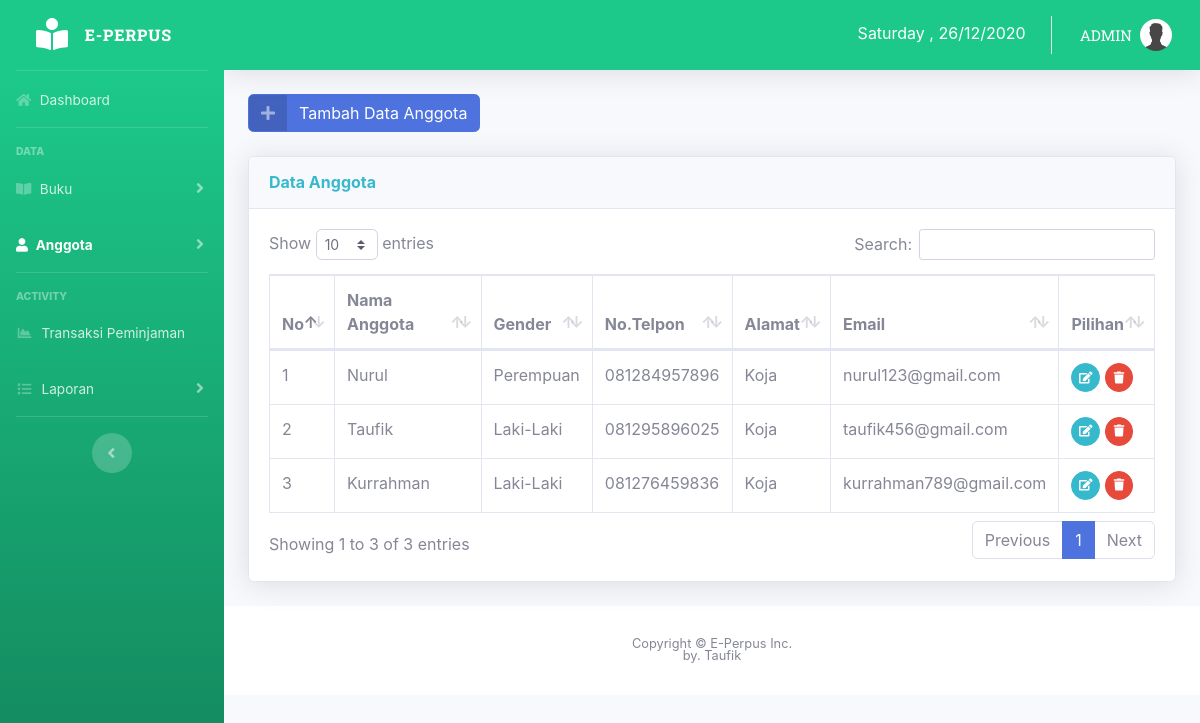
Screenshot of /perpust1/index.php/admin/anggota with the database file from the repository.
### tables this page shows
CREATE TABLE `anggota` (
  `id_anggota` int(11) NOT NULL,
  `nama_anggota` varchar(50) NOT NULL,
  `gender` enum('Laki-Laki','Perempuan') NOT NULL,
  `no_telp` varchar(20) NOT NULL,
  `alamat` varchar(50) NOT NULL,
  `email` varchar(30) NOT NULL,
  `password` varchar(20) NOT NULL
);

### perpust1/application/controllers/Admin.php (called while the page is built, shortened)
<?php
class Admin extends CI_Controller
{
  function anggota()
  {
    $data['title'] = 'Daftar Anggota';
    $data['user'] = $this->db->get_where('user', ['email' => $this->session->userdata('email')])->row_array();
    $data['anggota'] = $this->M_perpus->get_data('anggota')->result();
    $this->load->view('admin/header', $data);
    $this->load->view('admin/anggota', $data);
    $this->load->view('admin/footer');
  }
}

### perpust1/index.php (called while the page is built, shortened)
<?php
require_once BASEPATH.'core/CodeIgniter.php';

### perpust1/application/models/M_perpus.php (called while the page is built, shortened)
<?php
class M_perpus extends CI_model
{
	function get_data($table)
	{
		return $this->db->get($table);
	}
}
?>

### perpust1/application/views/admin/anggota.php (the view, shortened to what this page needs)
<div class="container-fluid">
                 <a href="<?php echo base_url().'admin/tambah_anggota'; ?>"  class="btn btn-primary btn-icon-split"> <span class="icon text-white-50">
                     <i class="fas fa-plus"></i>
                   </span>
                   <span class="text" >Tambah Data Anggota</span></a>
           <br>
           <br>
         <div class="card shadow mb-4">
           <div class="card-header py-3">
             <h6 class="m-0 font-weight-bold text-info">Data Anggota</h6>
           </div>
           <div class="card-body">
             <div class="table-responsive">
               <table class="table table-bordered" id="dataTable" width="100%" cellspacing="0">
                 <thead>
                   <tr>
                     <th>No</th>
                     <th>Nama Anggota</th>
                     <th>Gender</th>
                     <th>No.Telpon</th>
                     <th>Alamat</th>
                     <th>Email</th>
                     <th>Pilihan</th>
                     </tr>
                 </thead>
                 <tbody>
                   <?php
                       $no = 1;
                       foreach ($anggota as $a) {
                       ?>
                       <tr>
                       <td><?php echo $no++; ?></td>
                       <td><?php echo $a->nama_anggota ?></td>
                       <td><?php echo $a->gender ?></td>
                       <td><?php echo $a->no_telp ?></td>
                       <td><?php echo $a->alamat ?></td>
                       <td><?php echo $a->email ?></td>
                       <td nowrap="nowrap">
                       <a href="<?php echo
                       base_url().'admin/edit_anggota/'.$a->id_anggota; ?>" class="btn btn-info btn-circle btn-sm">
                       <i class="fas fa-edit"></i>
                       </a>
                       <a href="<?php echo
                       base_url().'admin/hapus_anggota/'.$a->id_anggota; ?>" class="btn btn-danger btn-circle btn-sm">
                       <i class="fas fa-trash"></i>
                       </a>
                       </td>
                       </tr>
                       <?php } ?>
                       </tbody>
               </table>
             </div>
           </div>
         </div>
       </div>

### rows the page displays
anggota: nama_anggota "Nurul", gender "Perempuan", no_telp "081284957896", alamat "Koja", email "nurul123@gmail.com"
anggota: nama_anggota "Taufik", gender "Laki-Laki", no_telp "081295896025", alamat "Koja", email "taufik456@gmail.com"
anggota: nama_anggota "Kurrahman", gender "Laki-Laki", no_telp "081276459836", alamat "Koja", email "kurrahman789@gmail.com"
